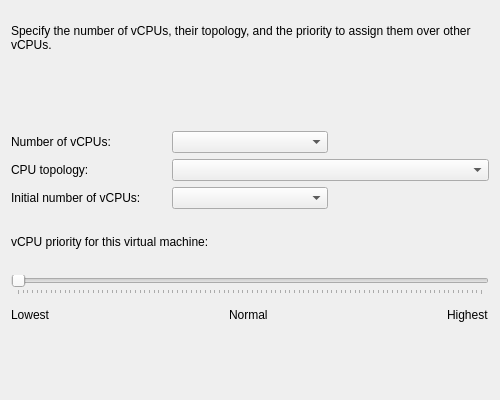
<?xml version="1.0" encoding="UTF-8"?>
<ui version="4.0">
 <class>CpuMemoryEditPage</class>
 <widget class="QWidget" name="CpuMemoryEditPage">
  <property name="geometry">
   <rect>
    <x>0</x>
    <y>0</y>
    <width>500</width>
    <height>400</height>
   </rect>
  </property>
  <layout class="QGridLayout" name="gridLayout">
   <item row="0" column="0" colspan="3">
    <widget class="QLabel" name="labelRubric">
     <property name="text">
      <string>Specify the number of vCPUs, their topology, and the priority to assign them over other vCPUs.</string>
     </property>
     <property name="wordWrap">
      <bool>true</bool>
     </property>
    </widget>
   </item>
   <item row="1" column="0" colspan="3">
    <layout class="QHBoxLayout" name="infoLayout">
     <item>
      <widget class="QLabel" name="infoIcon">
       <property name="text">
        <string/>
       </property>
      </widget>
     </item>
     <item>
      <widget class="QLabel" name="labelInfo">
       <property name="text">
        <string/>
       </property>
       <property name="wordWrap">
        <bool>true</bool>
       </property>
      </widget>
     </item>
    </layout>
   </item>
   <item row="2" column="0">
    <widget class="QLabel" name="lblVCPUs">
     <property name="text">
      <string>Number of vCPUs:</string>
     </property>
    </widget>
   </item>
   <item row="2" column="1">
    <widget class="QComboBox" name="comboBoxVCPUs"/>
   </item>
   <item row="3" column="0">
    <widget class="QLabel" name="labelTopology">
     <property name="text">
      <string>CPU topology:</string>
     </property>
    </widget>
   </item>
   <item row="3" column="1" colspan="2">
    <widget class="QComboBox" name="comboBoxTopology"/>
   </item>
   <item row="4" column="0">
    <widget class="QLabel" name="labelInitialVCPUs">
     <property name="text">
      <string>Initial number of vCPUs:</string>
     </property>
    </widget>
   </item>
   <item row="4" column="1">
    <widget class="QComboBox" name="comboBoxInitialVCPUs"/>
   </item>
   <item row="5" column="0" colspan="3">
    <widget class="QLabel" name="lblPriority">
     <property name="text">
      <string>vCPU priority for this virtual machine:</string>
     </property>
    </widget>
   </item>
   <item row="6" column="0" colspan="3">
    <layout class="QVBoxLayout" name="priorityLayout">
     <item>
      <widget class="QSlider" name="cpuPrioritySlider">
       <property name="orientation">
        <enum>Qt::Orientation::Horizontal</enum>
       </property>
       <property name="tickPosition">
        <enum>QSlider::TickPosition::TicksBelow</enum>
       </property>
      </widget>
     </item>
     <item>
      <layout class="QHBoxLayout" name="priorityLabelsLayout">
       <item>
        <widget class="QLabel" name="labelPriorityLowest">
         <property name="text">
          <string>Lowest</string>
         </property>
        </widget>
       </item>
       <item>
        <spacer name="prioritySpacerLeft">
         <property name="orientation">
          <enum>Qt::Orientation::Horizontal</enum>
         </property>
         <property name="sizeHint" stdset="0">
          <size>
           <width>40</width>
           <height>20</height>
          </size>
         </property>
        </spacer>
       </item>
       <item>
        <widget class="QLabel" name="labelPriorityNormal">
         <property name="text">
          <string>Normal</string>
         </property>
        </widget>
       </item>
       <item>
        <spacer name="prioritySpacerRight">
         <property name="orientation">
          <enum>Qt::Orientation::Horizontal</enum>
         </property>
         <property name="sizeHint" stdset="0">
          <size>
           <width>40</width>
           <height>20</height>
          </size>
         </property>
        </spacer>
       </item>
       <item>
        <widget class="QLabel" name="labelPriorityHighest">
         <property name="text">
          <string>Highest</string>
         </property>
        </widget>
       </item>
      </layout>
     </item>
    </layout>
   </item>
   <item row="7" column="0" colspan="3">
    <layout class="QGridLayout" name="warningsLayout">
     <item row="0" column="0">
      <widget class="QLabel" name="cpuWarningIcon">
       <property name="text">
        <string/>
       </property>
      </widget>
     </item>
     <item row="0" column="1">
      <widget class="QLabel" name="cpuWarningLabel">
       <property name="text">
        <string/>
       </property>
       <property name="wordWrap">
        <bool>true</bool>
       </property>
      </widget>
     </item>
     <item row="1" column="0">
      <widget class="QLabel" name="topologyWarningIcon">
       <property name="text">
        <string/>
       </property>
      </widget>
     </item>
     <item row="1" column="1">
      <widget class="QLabel" name="topologyWarningLabel">
       <property name="text">
        <string/>
       </property>
       <property name="wordWrap">
        <bool>true</bool>
       </property>
      </widget>
     </item>
    </layout>
   </item>
  </layout>
 </widget>
 <resources/>
 <connections/>
</ui>
